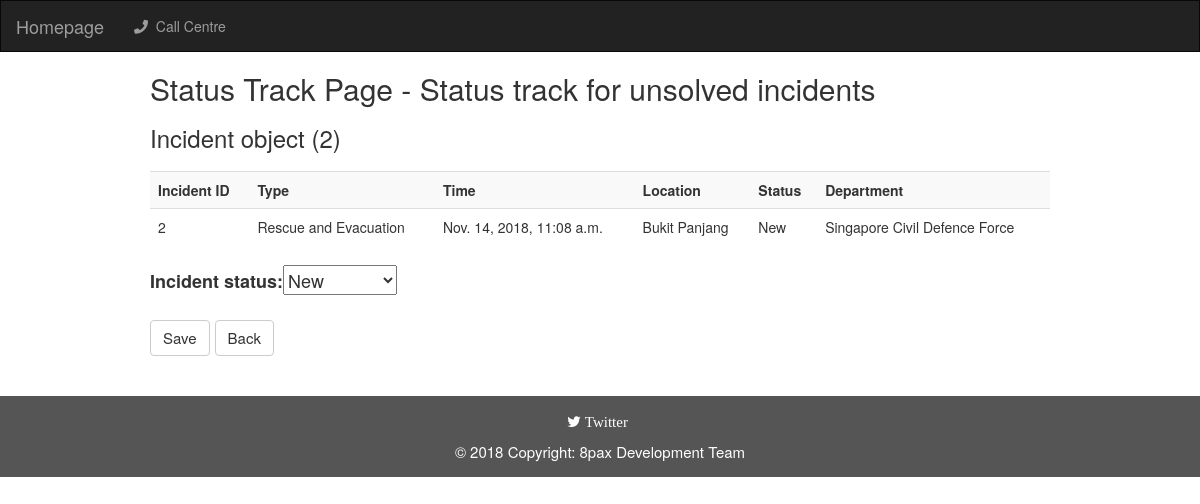
Page /statusCreation/2/ on the committed database.
### callcentre/models.py (models this page shows)
class Incident(models.Model):
    caller_name = models.CharField(max_length=50, default='NULL',blank=True)
    mobile_number = models.CharField(max_length=8, default='NULL',blank=True)
    incident_time = models.DateTimeField(default=timezone.now())
    incident_location = models.CharField(max_length=100, default='NULL',blank=True)
    incident_department = models.CharField(max_length=100, default='NULL')
    incident_region = models.CharField(max_length=100, choices=REGION_CHOICES, default='NULL')
    incident_category = models.CharField(max_length=100, default='NULL')
    incident_type = models.CharField(max_length=100, default='NULL')
    incident_status = models.CharField(max_length=100, choices=STATUS_UPDATE, default='New')
    incident_description = models.CharField(max_length=200, default='NULL',blank=True)

### statusCreation/views.py (the view)
# urls.py: url(r'^(?P<incident_id>[0-9]+)/$', views.detail, name='detail'),
def detail(request, incident_id):
    try:
        incident = Incident.objects.get(id=incident_id)
        form = ContactForm3(request.POST)
        if request.method == 'POST':
            if form.is_valid():
                incident = Incident.objects.get(id=incident_id)
                incident.incident_status = form.cleaned_data['incident_status']
                incident.save()
                message = Message(incident.id, IncidentStatus.from_str(incident.incident_status))
                info_dist = InformationDistributor.get_instance()
                info_dist.distribute(message)
                context = {'form': form, 'incident': incident}
                return render(request, 'statustrack/detail.html', context)
        else:
            form = ContactForm3()
            context =  {'form': form, 'incident': incident}
            return render(request, 'statustrack/detail.html', context)
    except Incident.DoesNotExist:
        raise Http404("Incident does not exist")

### statusCreation/models.py
class ContactForm3(forms.ModelForm):
    class Meta:
        model=Incident
        fields=('incident_status',)

### templates/statustrack/detail.html (shortened to what this page needs)
{% extends 'base_navi.html' %}
{% block body %}
<h2>Status Track Page - Status track for unsolved incidents</h2>
<h3>{{ incident }}</h3>
<table class="table table-striped" style="width:100%">
  <tr>
    <th>Incident ID</th>
    <th>Type</th>
    <th>Time</th>
    <th>Location</th>
    <th>Status</th>
    <th>Department</th>
  </tr>
  <tr>
    <td>{{ incident.id }}</td>
    <td>{{ incident.incident_category }}</td>
    <td>{{ incident.incident_time }}</td>
    <td>{{ incident.incident_location }}</td>
    <td>{{ incident.incident_status }}</td>
    <td>{{ incident.incident_department }}</td>
  </tr>
</table>
  <form action=""  method="POST" style="font-size:18px;">
    {{ form }}
    <br>
    <input type="submit" value="Save" class="btn btn-default" style="margin-top:20px;font-size:15px;"/>
      <a class="btn btn-default" href="{% url 'statusCreation:index' %}" role="button" style="margin-top:20px;font-size:15px;">Back</a>
  </form>
{% endblock %}

### rows in the picture
Incident: id "Incident object (2)", id "2", incident_category "Rescue and Evacuation", incident_time "Nov. 14, 2018, 11:08 a.m.", incident_location "Bukit Panjang", incident_status "New", incident_department "Singapore Civil Defence Force"
